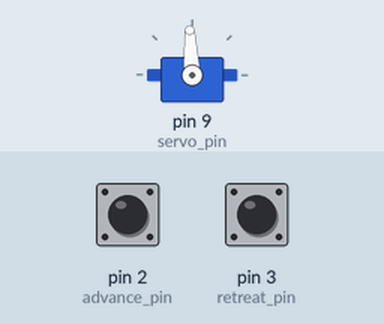
Bench run of a sketch on a simulated Arduino Uno, built with avr-gcc and run on an emulated ATmega328P. On the bench: servo. The inputs (shaded band) are chosen by the test bench; at power-on: pin 2 (advance_pin) HIGH, pin 3 (retreat_pin) HIGH.

Above: at 1.2 s.
1.3 s: pin 2 (advance_pin) pulled LOW for 1 s
At 2.9 s:
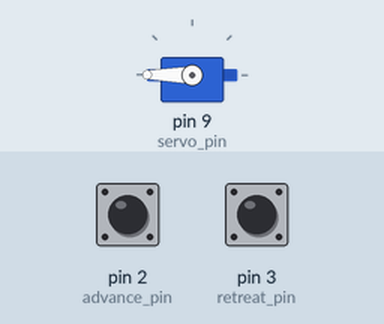
3.8 s: pin 3 (retreat_pin) pulled LOW for 3.2 s
At 6.4 s:
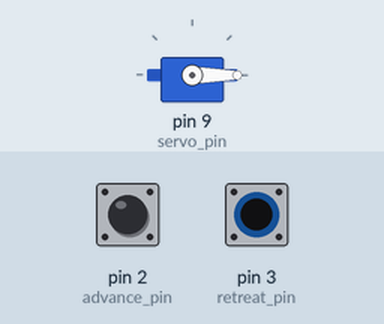
8.5 s: pin 2 (advance_pin) pulled LOW for 3.2 s
At 8.95 s:
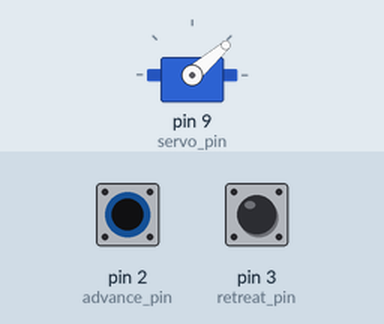
13.2 s: pin 3 (retreat_pin) pulled LOW for 0.15 s
At 14.6 s:
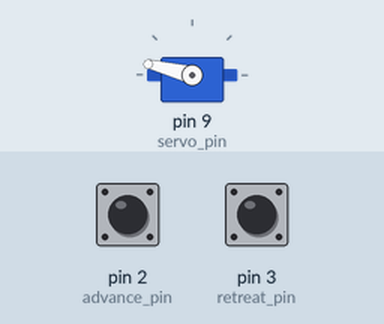
Timing chart, 0 to 15.8 s (numbered marks = the images above; inputs shaded):
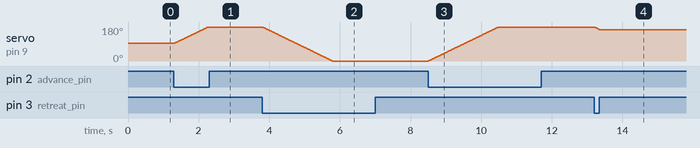

The sketch:

interrupt_control_servo.ino
```cpp
#include <Servo.h>

// interrupt 0 is on digital pin 2 for Arduino Uno
const int advance_interrupt = 0;
const int advance_pin = 2;
volatile boolean advance = false;

// interrupt 1 is on digital pin 3 for Arduino Uno
const int retreat_interrupt = 1;
const int retreat_pin = 3;
volatile boolean retreat = false;

const int servo_pin = 9;
const int servo_min = 544;
const int servo_max = 2400;
const int rate_limit = 1;
Servo servo;
int servo_pos = 1500;

void advance_handler()
{
  advance = ( digitalRead( advance_pin ) == LOW );
}

void retreat_handler()
{
  retreat = ( digitalRead( retreat_pin ) == LOW );
}

void setup()
{
  servo.attach( servo_pin );
  servo.writeMicroseconds( servo_pos );

  pinMode( advance_pin, INPUT_PULLUP );
  // when this pin is pulled low, the servo will move forward
  attachInterrupt( advance_interrupt, advance_handler, CHANGE );

  pinMode( retreat_pin, INPUT_PULLUP );
  // when this pin is pulled low, the servo will move reverse
  attachInterrupt( retreat_interrupt, retreat_handler, CHANGE );
}

void loop()
{
  if( advance && ( servo_pos < servo_max ) )
    servo_pos++;
  else if( retreat && ( servo_pos > servo_min ) )
    servo_pos--;
  servo.writeMicroseconds( servo_pos );
  delay( rate_limit );
}
```

Measured:
- after the input at 1.3 s, servo on pin 9 (servo_pin): moves from 93° to 180° over 0.95 s, starting at once
- after the input at 3.8 s, servo on pin 9 (servo_pin): moves from 180° to 0° over 2.0 s, starting at once
- after the input at 8.5 s, servo on pin 9 (servo_pin): moves from 0° to 180° over 2.0 s, starting at once
- after the input at 13.2 s, servo on pin 9 (servo_pin): 180° → 166° at once
